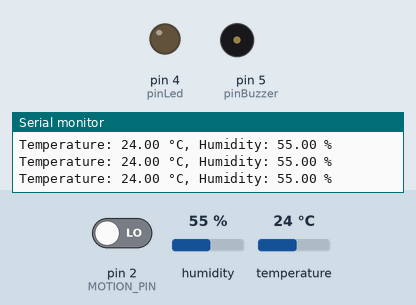
Simulated run of this sketch. Board: Arduino Uno, built with avr-gcc and run on an emulated ATmega328P. On the bench: output pins drawn as LEDs (lit = HIGH), buzzer (waves = sounding, pin HIGH), the last lines printed to the serial monitor. Dashed ring = blinking. The test bench sets the inputs (shaded band); at power-on: pin 2 (MOTION_PIN) LOW, humidity 55 %, temperature 24 °C.

Above: at 2.8 s.
2.9 s: pin 2 (MOTION_PIN) driven HIGH
At 3.6 s:
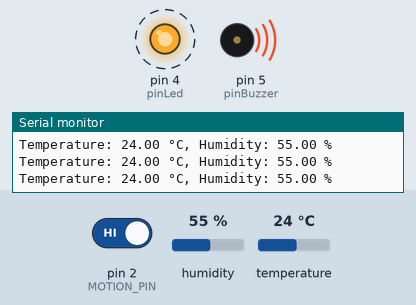
9.0 s: pin 2 (MOTION_PIN) driven LOW
At 9.9 s:
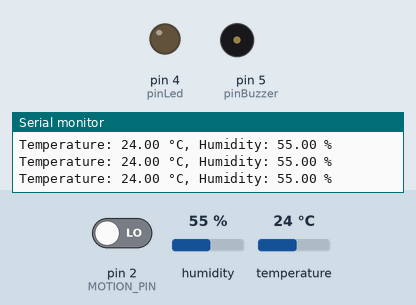
Timing chart, 0 to 12.0 s (numbered marks = the images above; inputs shaded):
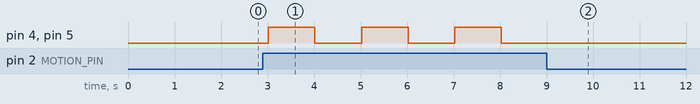

Measured:
- after the input at 2.9 s, pin 4 (pinLed), pin 5 (pinBuzzer): alternates HIGH for 1.0 s and LOW for 1.0 s, starting after 0.11 s
- after the input at 9.0 s, pin 4 (pinLed), pin 5 (pinBuzzer): stops changing and stays LOW

The sketch:

embeddedExam.ino
```cpp
#include <DHT.h>

#define DHTPIN 3
#define MOTION_PIN 2
#define pinLed 4
#define pinBuzzer 5
#define DHT_type DHT22

DHT dht(DHTPIN, DHT_type);

void setup() {
  Serial.begin(9600);
  pinMode(MOTION_PIN, INPUT);
  pinMode(pinLed, OUTPUT);
  pinMode(pinBuzzer, OUTPUT);
}

void loop() {
  static bool lightFlag = false; // Declare lightFlag as a static variable

  // Read motion sensor
  int motionState = digitalRead(MOTION_PIN);

  // Adjust tasks based on sensor readings
  if (motionState == HIGH) {
    // Toggle the lightFlag and adjust LEDs accordingly
    lightFlag = !lightFlag;
    digitalWrite(pinLed, lightFlag ? HIGH : LOW);
    digitalWrite(pinBuzzer, lightFlag ? HIGH : LOW);
  } else {
    digitalWrite(pinLed, LOW);
    digitalWrite(pinBuzzer, LOW);
    lightFlag = false;
  }
  delay(500);

  // Read temperature and humidity from DHT sensor
  float temperature = dht.readTemperature();
  float humidity = dht.readHumidity();

  // Add temperature-based tasks here, e.g., adjust thermostat

  // Print sensor readings to Serial Monitor
  Serial.print("Temperature: ");
  Serial.print(temperature);
  Serial.print(" °C, Humidity: ");
  Serial.print(humidity);
  Serial.println(" %");

  // Delay for a short time to avoid rapid readings
  delay(500);
}
```
